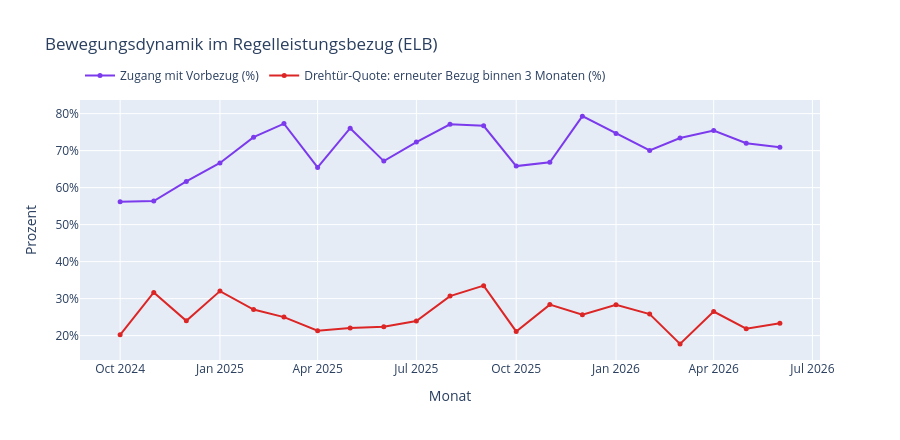

Source (notebook cell):
### Markdown cell above
## 4. Bewegungsdynamik: der „Drehtür-Effekt“

Zwei Kennzahlen aus Blatt „3.5“: der Anteil der **Zugänge**, die bereits zuvor im Leistungsbezug waren (statt zum ersten Mal), und die **Drehtür-Quote** — der Anteil der **Abgänge**, die innerhalb von 3 Monaten erneut in den Leistungsbezug zurückkehren.

### Code cell
fig = go.Figure()
fig.add_trace(go.Scatter(x=bezugsdauer.index.to_timestamp(), y=bezugsdauer["Anteil Zugang mit Vorbezug (%)"], name="Zugang mit Vorbezug (%)", mode="lines+markers", line=dict(color="#7c3aed"), marker=dict(size=5)))
fig.add_trace(go.Scatter(x=bezugsdauer.index.to_timestamp(), y=bezugsdauer["Drehtür-Quote (%)"], name="Drehtür-Quote: erneuter Bezug binnen 3 Monaten (%)", mode="lines+markers", line=dict(color="#dc2626"), marker=dict(size=5)))
fig.update_layout(
    title="Bewegungsdynamik im Regelleistungsbezug (ELB)",
    yaxis_title="Prozent", yaxis_ticksuffix="%",
    xaxis_title="Monat", hovermode="x unified", legend=dict(orientation="h", y=1.15), height=440,
)
export_abbildung(fig, "abb28_drehtuer.png", 1000, 440)
fig

### Figure 1 — Plotly figure (JSON) as saved in the notebook; plotly's stock layout.template omitted (floating-point values rounded to 4 significant figures)
{"data": [{"line": {"color": "#7c3aed"}, "marker": {"size": 5}, "mode": "lines+markers", "name": "Zugang mit Vorbezug (%)", "type": "scatter", "x": ["2024-10-01T00:00:00", "2024-11-01T00:00:00", "2024-12-01T00:00:00", "2025-01-01T00:00:00", "2025-02-01T00:00:00", "2025-03-01T00:00:00", "2025-04-01T00:00:00", "2025-05-01T00:00:00", "2025-06-01T00:00:00", "2025-07-01T00:00:00", "2025-08-01T00:00:00", "2025-09-01T00:00:00", "2025-10-01T00:00:00", "2025-11-01T00:00:00", "2025-12-01T00:00:00", "2026-01-01T00:00:00", "2026-02-01T00:00:00", "2026-03-01T00:00:00", "2026-04-01T00:00:00", "2026-05-01T00:00:00", "2026-06-01T00:00:00"], "y": [56.15, 56.35, 61.68, 66.67, 73.65, 77.3, 65.45, 76.07, 67.18, 72.32, 77.1, 76.7, 65.82, 66.84, 79.33, 74.62, 70.05, 73.4, 75.45, 72.0, 70.92]}, {"line": {"color": "#dc2626"}, "marker": {"size": 5}, "mode": "lines+markers", "name": "Drehtür-Quote: erneuter Bezug binnen 3 Monaten (%)", "type": "scatter", "x": ["2024-10-01T00:00:00", "2024-11-01T00:00:00", "2024-12-01T00:00:00", "2025-01-01T00:00:00", "2025-02-01T00:00:00", "2025-03-01T00:00:00", "2025-04-01T00:00:00", "2025-05-01T00:00:00", "2025-06-01T00:00:00", "2025-07-01T00:00:00", "2025-08-01T00:00:00", "2025-09-01T00:00:00", "2025-10-01T00:00:00", "2025-11-01T00:00:00", "2025-12-01T00:00:00", "2026-01-01T00:00:00", "2026-02-01T00:00:00", "2026-03-01T00:00:00", "2026-04-01T00:00:00", "2026-05-01T00:00:00", "2026-06-01T00:00:00"], "y": [20.2, 31.67, 24.0, 32.03, 27.04, 25.0, 21.33, 22.05, 22.42, 23.96, 30.68, 33.5, 21.12, 28.38, 25.67, 28.32, 25.81, 17.76, 26.5, 21.88, 23.32]}], "layout": {"height": 440, "hovermode": "x unified", "legend": {"orientation": "h", "y": 1.15}, "title": {"text": "Bewegungsdynamik im Regelleistungsbezug (ELB)"}, "xaxis": {"title": {"text": "Monat"}}, "yaxis": {"ticksuffix": "%", "title": {"text": "Prozent"}}}}
